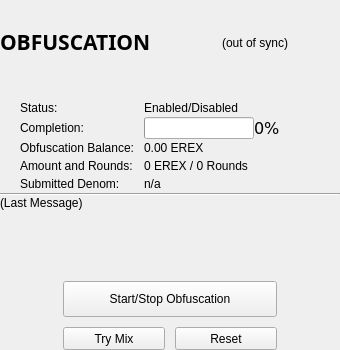
        <widget class="QFrame" name="frameObfuscation">
         <property name="minimumSize">
          <size>
           <width>0</width>
           <height>350</height>
          </size>
         </property>
         <property name="maximumSize">
          <size>
           <width>365</width>
           <height>16777215</height>
          </size>
         </property>
         <property name="layoutDirection">
          <enum>Qt::LeftToRight</enum>
         </property>
         <property name="frameShape">
          <enum>QFrame::NoFrame</enum>
         </property>
         <property name="frameShadow">
          <enum>QFrame::Plain</enum>
         </property>
         <property name="lineWidth">
          <number>0</number>
         </property>
         <layout class="QVBoxLayout" name="verticalLayout_7">
          <property name="spacing">
           <number>0</number>
          </property>
          <property name="leftMargin">
           <number>0</number>
          </property>
          <property name="topMargin">
           <number>0</number>
          </property>
          <property name="rightMargin">
           <number>0</number>
          </property>
          <property name="bottomMargin">
           <number>0</number>
          </property>
          <item>
           <layout class="QGridLayout" name="gridLayout_2" columnstretch="5,5">
            <property name="sizeConstraint">
             <enum>QLayout::SetMaximumSize</enum>
            </property>
            <property name="spacing">
             <number>0</number>
            </property>
            <item row="0" column="0">
             <layout class="QVBoxLayout" name="verticalLayout_6">
              <property name="spacing">
               <number>0</number>
              </property>
              <item>
               <widget class="QLabel" name="label_2">
                <property name="sizePolicy">
                 <sizepolicy hsizetype="Expanding" vsizetype="Preferred">
                  <horstretch>0</horstretch>
                  <verstretch>0</verstretch>
                 </sizepolicy>
                </property>
                <property name="minimumSize">
                 <size>
                  <width>130</width>
                  <height>55</height>
                 </size>
                </property>
                <property name="font">
                 <font>
                  <family>Volte</family>
                  <pointsize>16</pointsize>
                  <weight>75</weight>
                  <bold>true</bold>
                 </font>
                </property>
                <property name="text">
                 <string>OBFUSCATION</string>
                </property>
                <property name="indent">
                 <number>0</number>
                </property>
               </widget>
              </item>
              <item>
               <widget class="QLabel" name="lineObfuscation">
                <property name="minimumSize">
                 <size>
                  <width>27</width>
                  <height>2</height>
                 </size>
                </property>
                <property name="maximumSize">
                 <size>
                  <width>27</width>
                  <height>2</height>
                 </size>
                </property>
                <property name="font">
                 <font>
                  <pointsize>1</pointsize>
                 </font>
                </property>
                <property name="text">
                 <string/>
                </property>
               </widget>
              </item>
             </layout>
            </item>
            <item row="0" column="1">
             <widget class="QLabel" name="labelObfuscationSyncStatus">
              <property name="sizePolicy">
               <sizepolicy hsizetype="Preferred" vsizetype="Preferred">
                <horstretch>0</horstretch>
                <verstretch>0</verstretch>
               </sizepolicy>
              </property>
              <property name="toolTip">
               <string>The displayed information may be out of date. Your wallet automatically synchronizes with the EREX network after a connection is established, but this process has not completed yet.</string>
              </property>
              <property name="styleSheet">
               <string notr="true"/>
              </property>
              <property name="text">
               <string notr="true">(out of sync)</string>
              </property>
              <property name="alignment">
               <set>Qt::AlignCenter</set>
              </property>
             </widget>
            </item>
           </layout>
          </item>
          <item>
           <widget class="QPushButton" name="runAutoDenom">
            <property name="maximumSize">
             <size>
              <width>0</width>
              <height>0</height>
             </size>
            </property>
            <property name="palette">
             <palette>
              <active>
               <colorrole role="WindowText">
                <brush brushstyle="SolidPattern">
                 <color alpha="255">
                  <red>0</red>
                  <green>0</green>
                  <blue>0</blue>
                 </color>
                </brush>
               </colorrole>
               <colorrole role="Button">
                <brush brushstyle="SolidPattern">
                 <color alpha="255">
                  <red>239</red>
                  <green>238</green>
                  <blue>238</blue>
                 </color>
                </brush>
               </colorrole>
               <colorrole role="Light">
                <brush brushstyle="SolidPattern">
                 <color alpha="255">
                  <red>255</red>
                  <green>255</green>
                  <blue>255</blue>
                 </color>
                </brush>
               </colorrole>
               <colorrole role="Midlight">
                <brush brushstyle="SolidPattern">
                 <color alpha="255">
                  <red>247</red>
                  <green>246</green>
                  <blue>246</blue>
                 </color>
                </brush>
               </colorrole>
               <colorrole role="Dark">
                <brush brushstyle="SolidPattern">
                 <color alpha="255">
                  <red>119</red>
                  <green>119</green>
                  <blue>119</blue>
                 </color>
                </brush>
               </colorrole>
               <colorrole role="Mid">
                <brush brushstyle="SolidPattern">
                 <color alpha="255">
                  <red>159</red>
                  <green>159</green>
                  <blue>159</blue>
                 </color>
                </brush>
               </colorrole>
               <colorrole role="Text">
                <brush brushstyle="SolidPattern">
                 <color alpha="255">
                  <red>0</red>
                  <green>0</green>
                  <blue>0</blue>
                 </color>
                </brush>
               </colorrole>
               <colorrole role="BrightText">
                <brush brushstyle="SolidPattern">
                 <color alpha="255">
                  <red>255</red>
                  <green>255</green>
                  <blue>255</blue>
                 </color>
                </brush>
               </colorrole>
               <colorrole role="ButtonText">
                <brush brushstyle="SolidPattern">
                 <color alpha="255">
                  <red>0</red>
                  <green>0</green>
                  <blue>0</blue>
                 </color>
                </brush>
               </colorrole>
               <colorrole role="Base">
                <brush brushstyle="SolidPattern">
                 <color alpha="255">
                  <red>255</red>
                  <green>255</green>
                  <blue>255</blue>
                 </color>
                </brush>
               </colorrole>
               <colorrole role="Window">
                <brush brushstyle="SolidPattern">
                 <color alpha="255">
                  <red>239</red>
                  <green>238</green>
                  <blue>238</blue>
                 </color>
                </brush>
               </colorrole>
               <colorrole role="Shadow">
                <brush brushstyle="SolidPattern">
                 <color alpha="255">
                  <red>0</red>
                  <green>0</green>
                  <blue>0</blue>
                 </color>
                </brush>
               </colorrole>
               <colorrole role="AlternateBase">
                <brush brushstyle="SolidPattern">
                 <color alpha="255">
                  <red>247</red>
                  <green>246</green>
                  <blue>246</blue>
                 </color>
                </brush>
               </colorrole>
               <colorrole role="ToolTipBase">
                <brush brushstyle="SolidPattern">
                 <color alpha="255">
                  <red>255</red>
                  <green>255</green>
                  <blue>220</blue>
                 </color>
                </brush>
               </colorrole>
               <colorrole role="ToolTipText">
                <brush brushstyle="SolidPattern">
                 <color alpha="255">
                  <red>0</red>
                  <green>0</green>
                  <blue>0</blue>
                 </color>
                </brush>
               </colorrole>
              </active>
              <inactive>
               <colorrole role="WindowText">
                <brush brushstyle="SolidPattern">
                 <color alpha="255">
                  <red>0</red>
                  <green>0</green>
                  <blue>0</blue>
                 </color>
                </brush>
               </colorrole>
               <colorrole role="Button">
                <brush brushstyle="SolidPattern">
                 <color alpha="255">
                  <red>239</red>
                  <green>238</green>
                  <blue>238</blue>
                 </color>
                </brush>
               </colorrole>
               <colorrole role="Light">
                <brush brushstyle="SolidPattern">
                 <color alpha="255">
                  <red>255</red>
                  <green>255</green>
                  <blue>255</blue>
                 </color>
                </brush>
               </colorrole>
               <colorrole role="Midlight">
                <brush brushstyle="SolidPattern">
                 <color alpha="255">
                  <red>247</red>
                  <green>246</green>
                  <blue>246</blue>
                 </color>
                </brush>
               </colorrole>
               <colorrole role="Dark">
                <brush brushstyle="SolidPattern">
                 <color alpha="255">
                  <red>119</red>
                  <green>119</green>
                  <blue>119</blue>
                 </color>
                </brush>
               </colorrole>
               <colorrole role="Mid">
                <brush brushstyle="SolidPattern">
                 <color alpha="255">
                  <red>159</red>
                  <green>159</green>
                  <blue>159</blue>
                 </color>
                </brush>
               </colorrole>
               <colorrole role="Text">
                <brush brushstyle="SolidPattern">
                 <color alpha="255">
                  <red>0</red>
                  <green>0</green>
                  <blue>0</blue>
                 </color>
                </brush>
               </colorrole>
               <colorrole role="BrightText">
                <brush brushstyle="SolidPattern">
                 <color alpha="255">
                  <red>255</red>
                  <green>255</green>
                  <blue>255</blue>
                 </color>
                </brush>
               </colorrole>
               <colorrole role="ButtonText">
                <brush brushstyle="SolidPattern">
                 <color alpha="255">
                  <red>0</red>
                  <green>0</green>
                  <blue>0</blue>
                 </color>
                </brush>
               </colorrole>
               <colorrole role="Base">
                <brush brushstyle="SolidPattern">
                 <color alpha="255">
                  <red>255</red>
                  <green>255</green>
                  <blue>255</blue>
                 </color>
                </brush>
               </colorrole>
               <colorrole role="Window">
                <brush brushstyle="SolidPattern">
                 <color alpha="255">
                  <red>239</red>
                  <green>238</green>
                  <blue>238</blue>
                 </color>
                </brush>
               </colorrole>
               <colorrole role="Shadow">
                <brush brushstyle="SolidPattern">
                 <color alpha="255">
                  <red>0</red>
                  <green>0</green>
                  <blue>0</blue>
                 </color>
                </brush>
               </colorrole>
               <colorrole role="AlternateBase">
                <brush brushstyle="SolidPattern">
                 <color alpha="255">
                  <red>247</red>
                  <green>246</green>
                  <blue>246</blue>
                 </color>
                </brush>
               </colorrole>
               <colorrole role="ToolTipBase">
                <brush brushstyle="SolidPattern">
                 <color alpha="255">
                  <red>255</red>
                  <green>255</green>
                  <blue>220</blue>
                 </color>
                </brush>
               </colorrole>
               <colorrole role="ToolTipText">
                <brush brushstyle="SolidPattern">
                 <color alpha="255">
                  <red>0</red>
                  <green>0</green>
                  <blue>0</blue>
                 </color>
                </brush>
               </colorrole>
              </inactive>
              <disabled>
               <colorrole role="WindowText">
                <brush brushstyle="SolidPattern">
                 <color alpha="255">
                  <red>119</red>
                  <green>119</green>
                  <blue>119</blue>
                 </color>
                </brush>
               </colorrole>
               <colorrole role="Button">
                <brush brushstyle="SolidPattern">
                 <color alpha="255">
                  <red>239</red>
                  <green>238</green>
                  <blue>238</blue>
                 </color>
                </brush>
               </colorrole>
               <colorrole role="Light">
                <brush brushstyle="SolidPattern">
                 <color alpha="255">
                  <red>255</red>
                  <green>255</green>
                  <blue>255</blue>
                 </color>
                </brush>
               </colorrole>
               <colorrole role="Midlight">
                <brush brushstyle="SolidPattern">
                 <color alpha="255">
                  <red>247</red>
                  <green>246</green>
                  <blue>246</blue>
                 </color>
                </brush>
               </colorrole>
               <colorrole role="Dark">
                <brush brushstyle="SolidPattern">
                 <color alpha="255">
                  <red>119</red>
                  <green>119</green>
                  <blue>119</blue>
                 </color>
                </brush>
               </colorrole>
               <colorrole role="Mid">
                <brush brushstyle="SolidPattern">
                 <color alpha="255">
                  <red>159</red>
                  <green>159</green>
                  <blue>159</blue>
                 </color>
                </brush>
               </colorrole>
               <colorrole role="Text">
                <brush brushstyle="SolidPattern">
                 <color alpha="255">
                  <red>119</red>
                  <green>119</green>
                  <blue>119</blue>
                 </color>
                </brush>
               </colorrole>
               <colorrole role="BrightText">
                <brush brushstyle="SolidPattern">
                 <color alpha="255">
                  <red>255</red>
                  <green>255</green>
                  <blue>255</blue>
                 </color>
                </brush>
               </colorrole>
               <colorrole role="ButtonText">
                <brush brushstyle="SolidPattern">
                 <color alpha="255">
                  <red>119</red>
                  <green>119</green>
                  <blue>119</blue>
                 </color>
                </brush>
               </colorrole>
               <colorrole role="Base">
                <brush brushstyle="SolidPattern">
                 <color alpha="255">
                  <red>239</red>
                  <green>238</green>
                  <blue>238</blue>
                 </color>
                </brush>
               </colorrole>
               <colorrole role="Window">
                <brush brushstyle="SolidPattern">
                 <color alpha="255">
                  <red>239</red>
                  <green>238</green>
                  <blue>238</blue>
                 </color>
                </brush>
               </colorrole>
               <colorrole role="Shadow">
                <brush brushstyle="SolidPattern">
                 <color alpha="255">
                  <red>0</red>
                  <green>0</green>
                  <blue>0</blue>
                 </color>
                </brush>
               </colorrole>
               <colorrole role="AlternateBase">
                <brush brushstyle="SolidPattern">
                 <color alpha="255">
                  <red>239</red>
                  <green>238</green>
                  <blue>238</blue>
                 </color>
                </brush>
               </colorrole>
               <colorrole role="ToolTipBase">
                <brush brushstyle="SolidPattern">
                 <color alpha="255">
                  <red>255</red>
                  <green>255</green>
                  <blue>220</blue>
                 </color>
                </brush>
               </colorrole>
               <colorrole role="ToolTipText">
                <brush brushstyle="SolidPattern">
                 <color alpha="255">
                  <red>0</red>
                  <green>0</green>
                  <blue>0</blue>
                 </color>
                </brush>
               </colorrole>
              </disabled>
             </palette>
            </property>
            <property name="focusPolicy">
             <enum>Qt::NoFocus</enum>
            </property>
            <property name="autoFillBackground">
             <bool>true</bool>
            </property>
            <property name="text">
             <string/>
            </property>
            <property name="flat">
             <bool>true</bool>
            </property>
           </widget>
          </item>
          <item>
           <spacer name="verticalSpacer_4">
            <property name="orientation">
             <enum>Qt::Vertical</enum>
            </property>
            <property name="sizeType">
             <enum>QSizePolicy::Fixed</enum>
            </property>
            <property name="sizeHint" stdset="0">
             <size>
              <width>100</width>
              <height>14</height>
             </size>
            </property>
           </spacer>
          </item>
          <item>
           <layout class="QFormLayout" name="formLayout">
            <property name="fieldGrowthPolicy">
             <enum>QFormLayout::AllNonFixedFieldsGrow</enum>
            </property>
            <property name="labelAlignment">
             <set>Qt::AlignLeading|Qt::AlignLeft|Qt::AlignVCenter</set>
            </property>
            <property name="formAlignment">
             <set>Qt::AlignLeading|Qt::AlignLeft|Qt::AlignVCenter</set>
            </property>
            <property name="horizontalSpacing">
             <number>10</number>
            </property>
            <property name="verticalSpacing">
             <number>0</number>
            </property>
            <property name="leftMargin">
             <number>20</number>
            </property>
            <property name="rightMargin">
             <number>20</number>
            </property>
            <item row="0" column="0">
             <widget class="QLabel" name="label_6">
              <property name="minimumSize">
               <size>
                <width>0</width>
                <height>18</height>
               </size>
              </property>
              <property name="text">
               <string>Status:</string>
              </property>
             </widget>
            </item>
            <item row="0" column="1">
             <widget class="QLabel" name="obfuscationEnabled">
              <property name="minimumSize">
               <size>
                <width>0</width>
                <height>18</height>
               </size>
              </property>
              <property name="text">
               <string>Enabled/Disabled</string>
              </property>
             </widget>
            </item>
            <item row="1" column="1">
             <layout class="QHBoxLayout" name="horizontalLayout_6">
              <property name="spacing">
               <number>0</number>
              </property>
              <item>
               <widget class="QProgressBar" name="obfuscationProgress">
                <property name="minimumSize">
                 <size>
                  <width>110</width>
                  <height>18</height>
                 </size>
                </property>
                <property name="value">
                 <number>0</number>
                </property>
                <property name="alignment">
                 <set>Qt::AlignCenter</set>
                </property>
                <property name="invertedAppearance">
                 <bool>false</bool>
                </property>
                <property name="format">
                 <string notr="true"/>
                </property>
               </widget>
              </item>
              <item>
               <widget class="QLabel" name="obfuscationValue">
                <property name="minimumSize">
                 <size>
                  <width>0</width>
                  <height>18</height>
                 </size>
                </property>
                <property name="font">
                 <font>
                  <family>DejaVu Sans</family>
                  <pointsize>12</pointsize>
                 </font>
                </property>
                <property name="text">
                 <string notr="true">0%</string>
                </property>
               </widget>
              </item>
              <item>
               <spacer name="horizontalSpacer">
                <property name="orientation">
                 <enum>Qt::Horizontal</enum>
                </property>
                <property name="sizeHint" stdset="0">
                 <size>
                  <width>40</width>
                  <height>18</height>
                 </size>
                </property>
               </spacer>
              </item>
             </layout>
            </item>
            <item row="2" column="0">
             <widget class="QLabel" name="labelAnonymizedText">
              <property name="minimumSize">
               <size>
                <width>0</width>
                <height>18</height>
               </size>
              </property>
              <property name="text">
               <string>Obfuscation Balance:</string>
              </property>
             </widget>
            </item>
            <item row="2" column="1">
             <widget class="QLabel" name="labelAnonymized">
              <property name="minimumSize">
               <size>
                <width>0</width>
                <height>18</height>
               </size>
              </property>
              <property name="font">
               <font>
                <weight>50</weight>
                <bold>false</bold>
               </font>
              </property>
              <property name="text">
               <string notr="true">0.00 EREX</string>
              </property>
             </widget>
            </item>
            <item row="3" column="0">
             <widget class="QLabel" name="label_8">
              <property name="minimumSize">
               <size>
                <width>0</width>
                <height>18</height>
               </size>
              </property>
              <property name="text">
               <string>Amount and Rounds:</string>
              </property>
             </widget>
            </item>
            <item row="3" column="1">
             <widget class="QLabel" name="labelAmountRounds">
              <property name="minimumSize">
               <size>
                <width>0</width>
                <height>18</height>
               </size>
              </property>
              <property name="text">
               <string>0 EREX / 0 Rounds</string>
              </property>
             </widget>
            </item>
            <item row="4" column="0">
             <widget class="QLabel" name="label_9">
              <property name="minimumSize">
               <size>
                <width>0</width>
                <height>18</height>
               </size>
              </property>
              <property name="text">
               <string>Submitted Denom:</string>
              </property>
             </widget>
            </item>
            <item row="4" column="1">
             <widget class="QLabel" name="labelSubmittedDenom">
              <property name="minimumSize">
               <size>
                <width>0</width>
                <height>18</height>
               </size>
              </property>
              <property name="toolTip">
               <string>The denominations you submitted to the Masternode.&lt;br&gt;To mix, other users must submit the exact same denominations.</string>
              </property>
              <property name="text">
               <string>n/a</string>
              </property>
             </widget>
            </item>
            <item row="1" column="0">
             <widget class="QLabel" name="label_7">
              <property name="sizePolicy">
               <sizepolicy hsizetype="Preferred" vsizetype="Preferred">
                <horstretch>0</horstretch>
                <verstretch>0</verstretch>
               </sizepolicy>
              </property>
              <property name="minimumSize">
               <size>
                <width>0</width>
                <height>18</height>
               </size>
              </property>
              <property name="text">
               <string>Completion:</string>
              </property>
             </widget>
            </item>
           </layout>
          </item>
          <item>
           <widget class="Line" name="lineLastMessage">
            <property name="orientation">
             <enum>Qt::Horizontal</enum>
            </property>
           </widget>
          </item>
          <item>
           <widget class="QLabel" name="obfuscationStatus">
            <property name="minimumSize">
             <size>
              <width>288</width>
              <height>43</height>
             </size>
            </property>
            <property name="text">
             <string>(Last Message)</string>
            </property>
            <property name="alignment">
             <set>Qt::AlignLeading|Qt::AlignLeft|Qt::AlignTop</set>
            </property>
            <property name="wordWrap">
             <bool>true</bool>
            </property>
           </widget>
          </item>
          <item>
           <layout class="QHBoxLayout" name="horizontalLayout_4">
            <property name="spacing">
             <number>0</number>
            </property>
            <item>
             <spacer name="horizontalSpacer_10">
              <property name="orientation">
               <enum>Qt::Horizontal</enum>
              </property>
              <property name="sizeHint" stdset="0">
               <size>
                <width>40</width>
                <height>20</height>
               </size>
              </property>
             </spacer>
            </item>
            <item>
             <widget class="QPushButton" name="toggleObfuscation">
              <property name="sizePolicy">
               <sizepolicy hsizetype="Fixed" vsizetype="Fixed">
                <horstretch>0</horstretch>
                <verstretch>0</verstretch>
               </sizepolicy>
              </property>
              <property name="minimumSize">
               <size>
                <width>214</width>
                <height>36</height>
               </size>
              </property>
              <property name="text">
               <string>Start/Stop Obfuscation</string>
              </property>
             </widget>
            </item>
            <item>
             <spacer name="horizontalSpacer_9">
              <property name="orientation">
               <enum>Qt::Horizontal</enum>
              </property>
              <property name="sizeHint" stdset="0">
               <size>
                <width>40</width>
                <height>20</height>
               </size>
              </property>
             </spacer>
            </item>
           </layout>
          </item>
          <item>
           <layout class="QHBoxLayout" name="horizontalLayout_3">
            <property name="spacing">
             <number>0</number>
            </property>
            <property name="topMargin">
             <number>10</number>
            </property>
            <item>
             <spacer name="horizontalSpacer_8">
              <property name="orientation">
               <enum>Qt::Horizontal</enum>
              </property>
              <property name="sizeHint" stdset="0">
               <size>
                <width>40</width>
                <height>23</height>
               </size>
              </property>
             </spacer>
            </item>
            <item>
             <widget class="QPushButton" name="obfuscationAuto">
              <property name="sizePolicy">
               <sizepolicy hsizetype="Fixed" vsizetype="Fixed">
                <horstretch>0</horstretch>
                <verstretch>0</verstretch>
               </sizepolicy>
              </property>
              <property name="minimumSize">
               <size>
                <width>102</width>
                <height>23</height>
               </size>
              </property>
              <property name="toolTip">
               <string>Try to manually submit a Obfuscation request.</string>
              </property>
              <property name="text">
               <string>Try Mix</string>
              </property>
             </widget>
            </item>
            <item>
             <spacer name="horizontalSpacer_11">
              <property name="orientation">
               <enum>Qt::Horizontal</enum>
              </property>
              <property name="sizeType">
               <enum>QSizePolicy::Fixed</enum>
              </property>
              <property name="sizeHint" stdset="0">
               <size>
                <width>10</width>
                <height>23</height>
               </size>
              </property>
             </spacer>
            </item>
            <item>
             <widget class="QPushButton" name="obfuscationReset">
              <property name="sizePolicy">
               <sizepolicy hsizetype="Fixed" vsizetype="Fixed">
                <horstretch>0</horstretch>
                <verstretch>0</verstretch>
               </sizepolicy>
              </property>
              <property name="minimumSize">
               <size>
                <width>102</width>
                <height>23</height>
               </size>
              </property>
              <property name="toolTip">
               <string>Reset the current status of Obfuscation (can interrupt Obfuscation if it's in the process of Mixing, which can cost you money!)</string>
              </property>
              <property name="layoutDirection">
               <enum>Qt::LeftToRight</enum>
              </property>
              <property name="autoFillBackground">
               <bool>false</bool>
              </property>
              <property name="text">
               <string>Reset</string>
              </property>
             </widget>
            </item>
            <item>
             <spacer name="horizontalSpacer_7">
              <property name="orientation">
               <enum>Qt::Horizontal</enum>
              </property>
              <property name="sizeHint" stdset="0">
               <size>
                <width>40</width>
                <height>23</height>
               </size>
              </property>
             </spacer>
            </item>
           </layout>
          </item>
         </layout>
        </widget>
